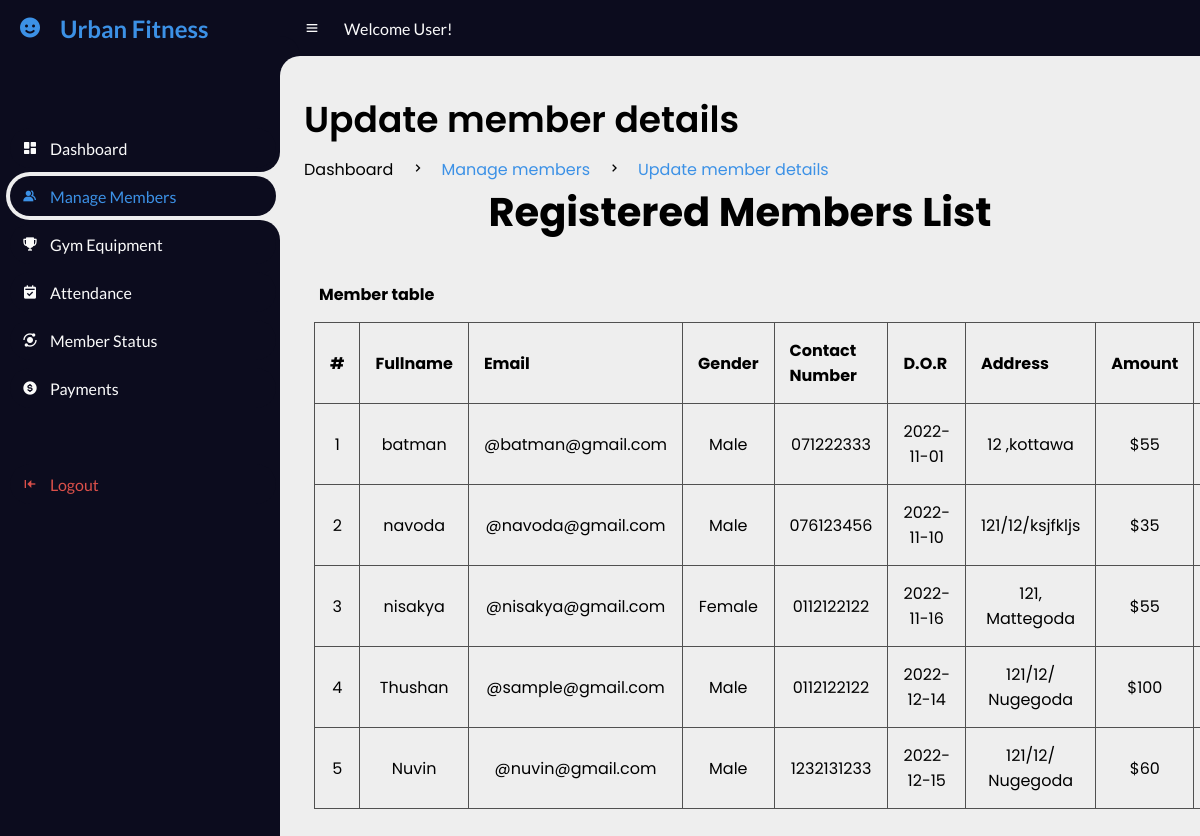
Page /UrbanFitness/2Staff/updatemb.php (signed in) on the committed database.
### tables this page shows
CREATE TABLE `members` (
  `user_id` int(11) NOT NULL,
  `fullname` varchar(20) NOT NULL,
  `email` varchar(20) NOT NULL,
  `password` varchar(100) NOT NULL,
  `gender` varchar(20) NOT NULL,
  `dor` date NOT NULL,
  `services` varchar(50) NOT NULL,
  `amount` int(100) NOT NULL,
  `paid_date` date NOT NULL,
  `p_year` int(11) NOT NULL,
  `plan` varchar(100) NOT NULL,
  `address` varchar(20) NOT NULL,
  `contact` varchar(100) NOT NULL,
  `status` varchar(20) NOT NULL DEFAULT 'Active',
  `attendance_count` int(100) NOT NULL,
  `ini_weight` int(100) NOT NULL DEFAULT 0,
  `curr_weight` int(100) NOT NULL DEFAULT 0,
  `ini_bodytype` varchar(50) NOT NULL,
  `curr_bodytype` varchar(50) NOT NULL,
  `progress_date` date NOT NULL,
  `reminder` int(11) NOT NULL DEFAULT 0
);

### UrbanFitness/2Staff/updatemb.php (the view, shortened to what this page needs)
<!DOCTYPE html>
<html lang="en">
<head>
	<link href='https://unpkg.com/boxicons@2.0.9/css/boxicons.min.css' rel='stylesheet'>
	<link rel="stylesheet" href="css/updatemb.css">
</head>
<body>
	<section id="sidebar">
		<a href="#" class="brand">
			<i class='bx bxs-smile'></i>
			<span class="text">Urban Fitness</span>
		</a>
		<ul class="side-menu top">
			<li>
				<a href="index.php">
					<i class='bx bxs-dashboard'></i>
					<span class="text">Dashboard</span>
				</a>
			</li>
			<li class="active">
				<a href="managemb.php">
					<i class='bx bxs-group'></i>
					<span class="text">Manage Members</span>
				</a>
			</li>
			<li>
				<a href="managegym.php">
					<i class='bx bxs-trophy'></i>
					<span class="text">Gym Equipment</span>
				</a>
			</li>
			<li>
				<a href="attendance.php">
					<i class='bx bxs-calendar-check'></i>
					<span class="text">Attendance</span>
				</a>
			</li>
			<li>
				<a href="statusmb.php">
					<i class='bx bxs-analyse'></i>
					<span class="text">Member Status</span>
				</a>
			</li>
			<li>
				<a href="paymentmb.php">
					<i class='bx bxs-dollar-circle'></i>
					<span class="text">Payments</span>
				</a>
			</li>
		</ul>
		<ul class="side-menu">
			<li>
				<a href="../logout.php" class="logout">
					<i class='bx bxs-arrow-to-left'></i>
					<span class="text">Logout</span>
				</a>
			</li>
		</ul>
	</section>
	<section id="content">
		<nav>
			<i class='bx bx-menu'></i>
			<a class="nav-link">Welcome User!</a>
		</nav>
		<main>
			<div class="head-title">
				<div class="left">
					<h1>Update member details</h1>
					<ul class="breadcrumb">
						<li>
							<a href="#">Dashboard</a>
						</li>
						<li><i class='bx bx-chevron-right'></i></li>
						<li>
							<a class="active" href="managemb.php">Manage members</a>
						</li>
						<li><i class='bx bx-chevron-right'></i></li>
						<li>
							<a class="active" href="updatemb.php">Update member details</a>
						</li>
					</ul>
				</div>
			</div>
			<div id="content2">
				<div id="content-header">
					<h1 class="text-center" style="text-align:center; font-size: 40px;">Registered Members List <i class="fas fa-group"></i></h1>
				</div>
				<div class="container-fluid">
					<div class="row-fluid">
						<div class="span12">
							<div class='widget-box'>
								<div class='widget-title'> <span class='icon'> <i class='fas fa-th'></i> </span>
									<br>
									<h5 style="margin:15px; font-size: 16px;">Member table</h5>
								</div>
								<div class='widget-content nopadding'>
									<?php
									include "dbcon.php";
									$qry = "select * from members";
									$cnt = 1;
									$result = mysqli_query($conn, $qry);
									echo "<table class='table table-bordered table-hover'>
              <thead>
                <tr>
                  <th>#</th>
                  <th>Fullname</th>
                  <th>Email</th>
                  <th>Gender</th>
                  <th>Contact Number</th>
                  <th>D.O.R</th>
                  <th>Address</th>
                  <th>Amount</th>
                  <th>Choosen Service</th>
                  <th>Plan</th>
                  <th>Action</th>
                </tr>
              </thead>";
									while ($row = mysqli_fetch_array($result)) {
										echo "<tbody>
                <td><div class='text-center'>" . $cnt . "</div></td>
                <td><div class='text-center'>" . $row['fullname'] . "</div></td>
                <td><div class='text-center'>@" . $row['email'] . "</div></td>
                <td><div class='text-center'>" . $row['gender'] . "</div></td>
                <td><div class='text-center'>" . $row['contact'] . "</div></td>
                <td><div class='text-center'>" . $row['dor'] . "</div></td>
                <td><div class='text-center'>" . $row['address'] . "</div></td>
                <td><div class='text-center'>$" . $row['amount'] . "</div></td>
                <td><div class='text-center'>" . $row['services'] . "</div></td>
                <td><div class='text-center'>" . $row['plan'] . " Month/s</div></td>
                <td><div class='text-center'><a href='updatembForm.php?id=" . $row['user_id'] . "'><i class='fas fa-edit'></i> Edit</a></div></td>
              </tbody>";
										$cnt++;
									}
									?>
									</table>
								</div>
							</div>
						</div>
					</div>
				</div>
			</div>
		</main>
	</section>
</body>
</html>

### UrbanFitness/2Staff/css/updatemb.css (style rules this page uses)
* { margin: 0; padding: 0; box-sizing: border-box; }
a { text-decoration: none; }
li { list-style: none; }
:root { --poppins: 'Poppins', sans-serif; --lato: 'Lato', sans-serif; --light: #0C0C1E; --blue: #3C91E6; --light-blue: #CFE8FF; --grey: #060714; --dark-grey: #AAAAAA; --dark: #FBFBFB; --red: #DB504A; --yellow: #FFCE26; --light-yellow: #FFF2C6; --orange: #FD7238; --light-orange: #FFE0D3; --light-green: hsl(160, 67%, 74%); }
html { overflow-x: hidden; }
body { background: #eee; overflow-x: hidden; }
#sidebar { position: fixed; top: 0; left: 0; width: 280px; height: 100%; background: var(--light); z-index: 2000; font-family: var(--lato); transition: .3s ease; overflow-x: hidden; scrollbar-width: none; }
#sidebar .brand { font-size: 24px; font-weight: 700; height: 56px; display: flex; align-items: center; color: var(--blue); position: sticky; top: 0; left: 0; background: var(--light); z-index: 500; padding-bottom: 20px; box-sizing: content-box; }
#sidebar .brand .bx { min-width: 60px; display: flex; justify-content: center; }
#sidebar .side-menu { width: 100%; margin-top: 48px; }
#sidebar .side-menu li { height: 48px; background: transparent; margin-left: 6px; border-radius: 48px 0 0 48px; padding: 4px; }
#sidebar .side-menu li.active { background: #eee; position: relative; }
#sidebar .side-menu li.active::before { content: ''; position: absolute; width: 40px; height: 40px; border-radius: 50%; top: -40px; right: 0; box-shadow: 20px 20px 0 #eee; z-index: -1; }
#sidebar .side-menu li.active::after { content: ''; position: absolute; width: 40px; height: 40px; border-radius: 50%; bottom: -40px; right: 0; box-shadow: 20px -20px 0 #eee; z-index: -1; }
#sidebar .side-menu li a { width: 100%; height: 100%; background: var(--light); display: flex; align-items: center; border-radius: 48px; font-size: 16px; color: var(--dark); white-space: nowrap; overflow-x: hidden; }
#sidebar .side-menu.top li.active a { color: var(--blue); }
#sidebar .side-menu li a.logout { color: var(--red); }
#sidebar .side-menu li a .bx { min-width: calc(60px - ((4px + 6px) * 2)); display: flex; justify-content: center; }
#content { position: sticky; width: calc(100% - 280px); left: 280px; transition: .3s ease; }
#content nav { height: 56px; background: var(--light); padding: 0 24px; display: flex; align-items: center; grid-gap: 24px; font-family: var(--lato); position: sticky; top: 0; left: 0; z-index: 1000; }
#content nav::before { content: ''; position: absolute; width: 40px; height: 40px; bottom: -40px; left: 0; border-radius: 50%; box-shadow: -20px -20px 0 var(--light); }
#content nav a { color: var(--dark); }
#content nav .bx.bx-menu { cursor: pointer; color: var(--dark); }
#content nav .nav-link { font-size: 16px; transition: .3s ease; }
#content main { width: 100%; padding: 36px 24px; font-family: var(--poppins); max-height: calc(100vh - 56px); overflow-y: auto; }
#content main .head-title { display: flex; align-items: center; justify-content: space-between; grid-gap: 16px; flex-wrap: wrap; }
#content main .head-title .left h1 { font-size: 36px; font-weight: 600; margin-bottom: 10px; color: black; }
#content main .head-title .left .breadcrumb { display: flex; align-items: center; grid-gap: 16px; }
#content main .head-title .left .breadcrumb li { color: black; }
#content main .head-title .left .breadcrumb li a { color: black; pointer-events: none; }
#content main .head-title .left .breadcrumb li a.active { color: var(--blue); pointer-events: unset; }

### UrbanFitness/2Staff/updatemb.php (style rules this page uses)
table { border-collapse: collapse; width: 95%; margin: 10px; }
th, td { padding: 15px; text-align: center; border: 1px solid #505050; }
th { text-align: left; }

### rows in the picture
members: fullname "batman", email "batman@gmail.com", gender "Male", contact "071222333", dor "2022-11-01", address "12 ,kottawa", amount "55"
members: fullname "navoda", email "navoda@gmail.com", gender "Male", contact "076123456", dor "2022-11-10", address "121/12/ksjfkljs", amount "35"
members: fullname "nisakya", email "nisakya@gmail.com", gender "Female", contact "0112122122", dor "2022-11-16", address "121, Mattegoda", amount "55"
members: fullname "Thushan", email "sample@gmail.com", gender "Male", contact "0112122122", dor "2022-12-14", address "121/12/ Nugegoda", amount "100"
members: fullname "Nuvin", email "nuvin@gmail.com", gender "Male", contact "1232131233", dor "2022-12-15", address "121/12/ Nugegoda", amount "60"
